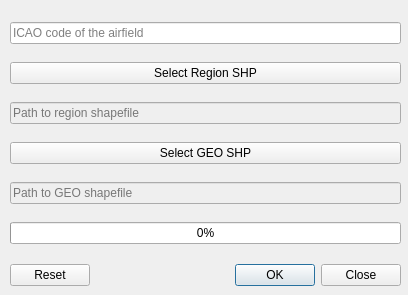
<?xml version="1.0" encoding="UTF-8"?>
<ui version="4.0">
 <class>Dialog</class>
 <widget class="QDialog" name="Dialog">
  <property name="geometry">
   <rect>
    <x>0</x>
    <y>0</y>
    <width>408</width>
    <height>295</height>
   </rect>
  </property>
  <property name="windowTitle">
   <string>Shapefile converter</string>
  </property>
  <property name="locale">
   <locale language="English" country="UnitedStates"/>
  </property>
  <widget class="QDialogButtonBox" name="buttonBox">
   <property name="geometry">
    <rect>
     <x>10</x>
     <y>260</y>
     <width>391</width>
     <height>31</height>
    </rect>
   </property>
   <property name="autoFillBackground">
    <bool>false</bool>
   </property>
   <property name="locale">
    <locale language="English" country="UnitedStates"/>
   </property>
   <property name="orientation">
    <enum>Qt::Horizontal</enum>
   </property>
   <property name="standardButtons">
    <set>QDialogButtonBox::Close|QDialogButtonBox::Ok|QDialogButtonBox::Reset</set>
   </property>
   <property name="centerButtons">
    <bool>false</bool>
   </property>
  </widget>
  <widget class="QWidget" name="verticalLayoutWidget">
   <property name="geometry">
    <rect>
     <x>10</x>
     <y>10</y>
     <width>391</width>
     <height>251</height>
    </rect>
   </property>
   <layout class="QVBoxLayout" name="verticalLayout">
    <item>
     <widget class="QLineEdit" name="ICAO">
      <property name="placeholderText">
       <string>ICAO code of the airfield</string>
      </property>
     </widget>
    </item>
    <item>
     <widget class="QPushButton" name="selectRegionButton">
      <property name="text">
       <string>Select Region SHP</string>
      </property>
     </widget>
    </item>
    <item>
     <widget class="QLineEdit" name="regionPath">
      <property name="enabled">
       <bool>false</bool>
      </property>
      <property name="placeholderText">
       <string>Path to region shapefile</string>
      </property>
     </widget>
    </item>
    <item>
     <widget class="QPushButton" name="selectGeoButton">
      <property name="text">
       <string>Select GEO SHP</string>
      </property>
     </widget>
    </item>
    <item>
     <widget class="QLineEdit" name="geoPath">
      <property name="enabled">
       <bool>false</bool>
      </property>
      <property name="placeholderText">
       <string>Path to GEO shapefile</string>
      </property>
     </widget>
    </item>
    <item>
     <widget class="QProgressBar" name="progressBar">
      <property name="value">
       <number>0</number>
      </property>
     </widget>
    </item>
   </layout>
  </widget>
 </widget>
 <resources/>
 <connections>
  <connection>
   <sender>buttonBox</sender>
   <signal>accepted()</signal>
   <receiver>Dialog</receiver>
   <slot>accept()</slot>
   <hints>
    <hint type="sourcelabel">
     <x>248</x>
     <y>254</y>
    </hint>
    <hint type="destinationlabel">
     <x>157</x>
     <y>274</y>
    </hint>
   </hints>
  </connection>
  <connection>
   <sender>buttonBox</sender>
   <signal>rejected()</signal>
   <receiver>Dialog</receiver>
   <slot>reject()</slot>
   <hints>
    <hint type="sourcelabel">
     <x>316</x>
     <y>260</y>
    </hint>
    <hint type="destinationlabel">
     <x>286</x>
     <y>274</y>
    </hint>
   </hints>
  </connection>
 </connections>
</ui>
